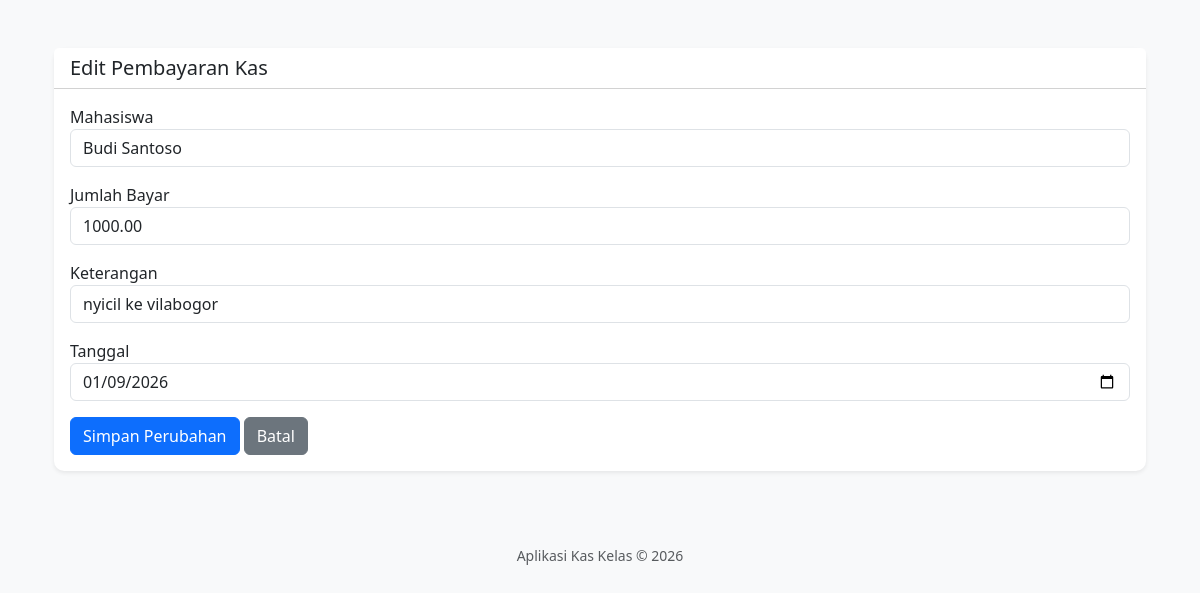
The page /Bayarkas/index.php?url=edit-kas&id=6 (signed in) on the database its author committed.
### tables this page shows
CREATE TABLE `kas_kelas` (
  `id` int(11) NOT NULL,
  `user_id` int(11) NOT NULL,
  `jumlah_bayar` decimal(10,2) NOT NULL,
  `metode_pembayaran` varchar(50) DEFAULT NULL,
  `tanggal` date NOT NULL,
  `keterangan` varchar(255) DEFAULT NULL
);

CREATE TABLE `users` (
  `id` int(11) NOT NULL,
  `username` varchar(50) NOT NULL,
  `password` varchar(255) NOT NULL,
  `nama_lengkap` varchar(100) NOT NULL,
  `role` enum('admin','user') DEFAULT 'user'
);

### Bayarkas/config/Database.php (called while the page is built, shortened)
<?php
class Database {
    private $host = "localhost";
    private $user = "root";
    private $pass = "";
    private $db_name = "db_bayarkas";
    public function __construct() {
        $this->conn = new mysqli($this->host, $this->user, $this->pass, $this->db_name);
    }
}

### Bayarkas/models/User.php (called while the page is built, shortened)
<?php
class User extends Database {
    public function getAllUsers() {
        $query = "SELECT * FROM users";
        return $this->conn->query($query);
    }
}

### Bayarkas/models/Kas.php (called while the page is built, shortened)
<?php
class Kas extends Database {
    public function getById($id) {
        $id = $this->conn->real_escape_string($id);
        $query = "SELECT * FROM kas_kelas WHERE id = '$id'";
        return $this->conn->query($query)->fetch_assoc();
    }
}

### Bayarkas/views/edit_kas.php (the view, shortened to what this page needs)
<?php include 'partials/header.php'; ?>
<div class="container mt-4">
    <div class="card shadow-sm border-0">
        <div class="card-header bg-white">
            <h5 class="m-0">Edit Pembayaran Kas</h5>
        </div>
        <div class="card-body">
            <form action="index.php?url=update-kas" method="POST">
                <div class="mb-3">
                    <label>Mahasiswa</label>
                    <select name="user_id" class="form-control" required>
                        <?php while($u = $users->fetch_assoc()): ?>
                            <option value="<?= $u['id']; ?>" <?= ($u['id'] == $data['user_id']) ? 'selected' : ''; ?>>
                                <?= $u['nama_lengkap']; ?>
                            </option>
                        <?php endwhile; ?>
                    </select>
                </div>
                <div class="mb-3">
                    <label>Jumlah Bayar</label>
                    <input type="number" name="jumlah" class="form-control" value="<?= $data['jumlah_bayar']; ?>" required>
                </div>
                <div class="mb-3">
                    <label>Keterangan</label>
                    <input type="text" name="keterangan" class="form-control" value="<?= $data['keterangan']; ?>" required>
                </div>
                <div class="mb-3">
                    <label>Tanggal</label>
                    <input type="date" name="tanggal" class="form-control" value="<?= $data['tanggal']; ?>" required>
                </div>
                <button type="submit" class="btn btn-primary">Simpan Perubahan</button>
                <a href="index.php?url=dashboard" class="btn btn-secondary">Batal</a>
            </form>
        </div>
    </div>
</div>
<?php include 'partials/footer.php'; ?>

### Bayarkas/views/partials/header.php (style rules this page uses)
body { background-color: #f8f9fa; }
.card { border-radius: 10px; }

### rows shown on the page
kas_kelas: user_id "Budi Santoso", jumlah "1000.00", keterangan "nyicil ke vilabogor", tanggal "01/09/2026"
